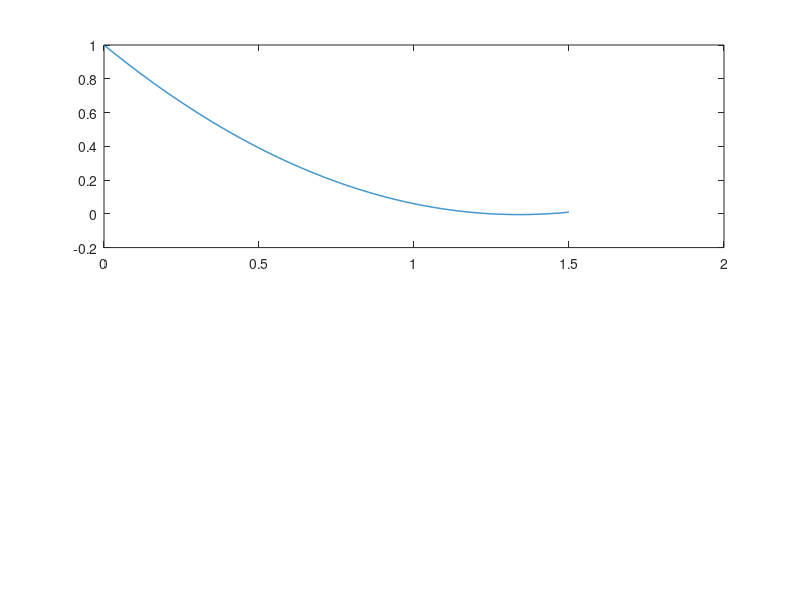

This chart was generated by the following MATLAB code: (Note: this script raises an error after producing the figure.)
% Script: example_acf_pacf_ar2.m
% uncomment print2pdf generate pdf from plot using the print2pdf function.
clear;clc;
% addpath(genpath('PATH-TO-FOLDER/db.toolbox'))

% parameter values
a1 = 1.5 ; a2 =-0.56;
xg = linspace(0,1.5,1000)';     % grid for plotting
aL = [1 -a1 -a2];               % lag polynomial
Fns = 13;                       % font size for plots

% lag polynomial roots
lag_roots = roots(fliplr(aL));  % roots of lag polynomial
subplot(2,1,1);
plot(xg,polyval(fliplr(aL),xg),'Linewidth',1);hold on;
hline(0,'-k');vline(lag_roots(1),'--r');vline(lag_roots(2),'--r')
hold off;
ylim([-0.01 0.01]);
xlim([1 1.5]);
setplot([.4 .7], Fns);
setytick(3)
%print2pdf('..\lectures\graphics\lag_roots')
fprintf(' Lag polynomial roots are: %2.2f %2.2f \n', lag_roots)

% characteristic roots
Phi = [a1 a2;1 0];
char_roots = eig(Phi);
subplot(2,1,1);
  plot(xg,polyval(aL,xg),'Linewidth',1);hold on;
hline(0,'-k');vline(char_roots(1),'--r');vline(char_roots(2),'--r');
hold off;
ylim([-0.01 0.01])
xlim([.5 .9]);
setplot([.4 .7], Fns);
setytick(3)
%print2pdf('..\lectures\graphics\char_roots')
fprintf(' Characteristic roots are: %2.2f %2.2f \n', char_roots)

%% plot theoretical acf and pacf
acf_out     = acf0(aL,1,50);
pacf_out    = pacf0(aL,1,50);
bar(acf_out(2:end)) ;xlim([0 50]);          % ACF
setplot([.4 .7], Fns);
%print2pdf('..\lectures\graphics\acf_ar2')
bar(pacf_out(2:end));xlim([0 50]);          % PACF
setplot([.4 .7], Fns);
%print2pdf('..\lectures\graphics\pacf_ar2')
